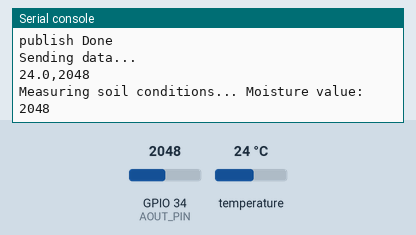
Recording of a program running on a simulated ESP32 board running MicroPython. On the bench: the last lines printed to the serial console. Inputs (shaded band) come from the test bench; at power-on: temperature 24 °C, GPIO 34 (AOUT_PIN) = 2048 (analog values on the 0–4095 scale). No MQTT or app messages arrive unless stated.

Above: at 2.8 s.
2.9 s: temperature set to 12 °C
At 4.3 s:
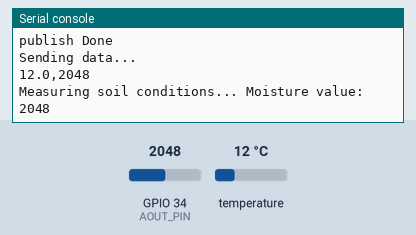
4.4 s: GPIO 34 (AOUT_PIN) set to 2866
At 5.4 s:
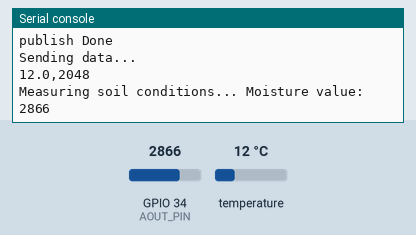
5.9 s: temperature set to 19 °C
At 6.8 s:
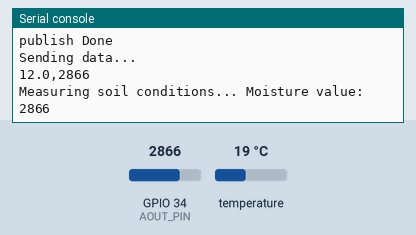
7.4 s: GPIO 34 (AOUT_PIN) set to 3603
At 8.4 s:
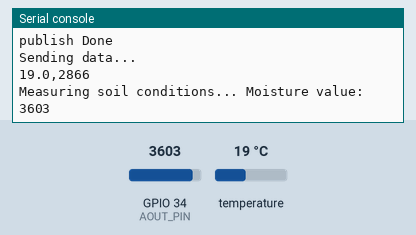
Timing chart, 0 to 9.9 s (numbered marks = the images above; inputs shaded):
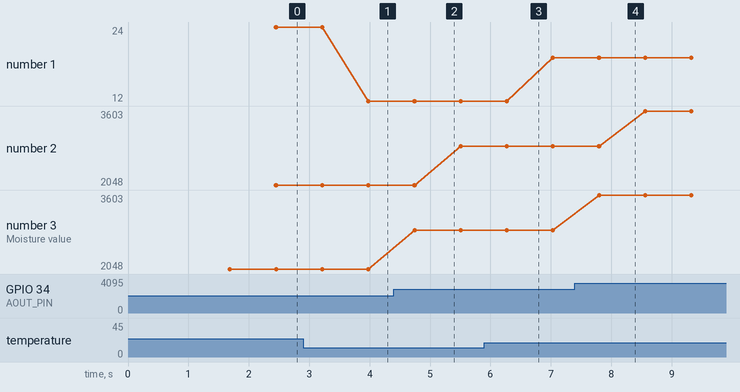

The program:

esp32_publish_Capacitive_moisture.py
```python
import network
import time
from machine import Pin, ADC
import dht
from umqtt.simple import MQTTClient
from onewire import OneWire
from ds18x20 import DS18X20


#WIFI parameters
WIFI_SSID  = "SHARE-RESIDENTE"
WIFI_PASSWD = "Share@residente23"

# GPIO36 (ADC0) that connects to AOUT pin of moisture sensor
AOUT_PIN = 34
# GPIO17 connected to DS18B 20 sensor's DATA pin
SENSOR_PIN = 17

#Create a WLAN network interface object. STA_IF = station aka client, connects to upstream WiFi access points
print("Connecting to WiFi", end="")
nic = network.WLAN(network.STA_IF)
nic.active(True)
nic.connect(WIFI_SSID, WIFI_PASSWD)
while not nic.isconnected():
    print(".", end="")
    time.sleep(0.1)
print(" Connected!")

# NEW PART
def connectMQTT():
    client = MQTTClient(client_id=b"esp32_envio_datos_14494432",
    server=b"c2881a8ac93240d0a5845937e12a4499.s2.eu.hivemq.cloud",
    port=0,
    user=b"esp32_envio_datos_14494432",
    password=b"Projetofinal1234",
    keepalive=7200,
    ssl=True,
    ssl_params={'server_hostname':'c2881a8ac93240d0a5845937e12a4499.s2.eu.hivemq.cloud'}
    )
    client.connect()
    return client

client = connectMQTT()

def publish(topic, value):
    print(topic)
    print(value)
    client.publish(topic, value)
    print("publish Done")


# Initialize ADC
adc = ADC(Pin(AOUT_PIN))

# Set ADC range (0-4095 for 12-bit resolution)
adc.atten(ADC.ATTN_11DB)

# Create OneWire object
one_wire = OneWire(Pin(SENSOR_PIN))

# Create DS18X20 object
ds18b20 = DS18X20(one_wire)

roms = ds18b20.scan()

# Initialize serial communication (Note: MicroPython REPL can be used for serial output)
# Replace with appropriate UART setup if needed
# UART setup might be required based on your specific MicroPython environment
# For example: uart = UART(1, baudrate=9600, tx=17, rx=16)
# uart.init(9600, bits=8, parity=None, stop=1, tx=17, rx=16)

# Initialize the DS18B20 sensor
ds18b20.convert_temp()

prev_weather = ""
while True:
    print("Measuring soil conditions... ", end="")
    # Read the analog value from the sensor
    value = adc.read()

    # Print moisture value
    print("Moisture value:", value)

    # Wait for the temperature conversion to complete
    time.sleep_ms(750)

    # Read temperature in Celsius
    for rom in roms:
        temp_c = ds18b20.read_temp(rom)

    # Print temperature in both Celsius and Fahrenheit
    print("Temperature: {:.2f}°C".format(temp_c))

    # Convert temperature again for the next iteration
    ds18b20.convert_temp()

    #message="field1={moisture}&field2={temp}&status=MQTTPUBLISH".format(moisture=value,temp=temp_c)
    message = "{},{}".format(temp_c, value)

    #publish as MQTT payload
    publish('soil_data', message)
    print("Sending data...")
    print(message)
    #delay 5 seconds
```

Measured:
- after the input at 2.9 s, the serial console: prints a new line after 1.1 s (image 1)
- after the input at 4.4 s, the serial console: prints a new line after 0.34 s (image 2)
- after the input at 7.4 s, the serial console: prints a new line after 0.40 s (image 4)
- plotted number 1: 24 → 12 after the input at 2.9 s, 12 → 19 after the input at 5.9 s
- plotted number 2: 2048 → 2866 after the input at 4.4 s, 2866 → 3603 after the input at 7.4 s
- plotted number 3: 2048 → 2866 after the input at 4.4 s, 2866 → 3603 after the input at 7.4 s
